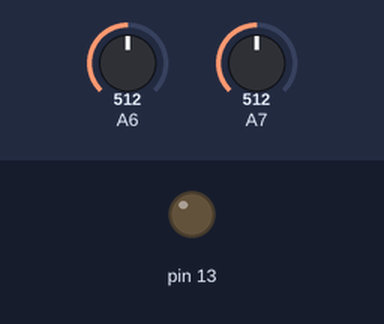
Simulated run of this sketch. Board: Arduino Mega 2560, built with avr-gcc and run on an emulated ATmega2560. Parts: output pins drawn as LEDs (lit = HIGH). The test bench sets the inputs (shaded band); at power-on: A6 = 512, A7 = 512. Pins used as bus, display or sensor lines are not drawn; what the sketch prints to the serial monitor is not drawn.

Above: at 0.4 s.
Timing chart, 0 to 1.9 s (numbered marks = the images above):
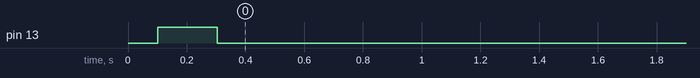

Measured:
- by itself, pin 13: LOW → HIGH at 0.10 s, → LOW 0.20 s later

The sketch:

sonic_analog.ino
```cpp
long pulse, inches, cm, pulse2, inches2, cm2;
long total = 0;
long bround[15] = {0};
int k = 0;
long total2 = 0;
long bround2[15] = {0};
int k2 = 0;
int timer = 0;
int state = 1;
int times = 0;
float low = 900;
float low2 = 900;
float speeds = 0;
int dir = 0;

void setup()

{

  Serial.begin(9600);
  pinMode(23, INPUT);
  pinMode(22, INPUT);
  pinMode(21, OUTPUT);
  pinMode(13, OUTPUT);

}


void loop()
{
  total = 0;
  total2 = 0;
  digitalWrite(21, HIGH);
  pulse = analogRead(23)*.52;
  pulse2 = analogRead(22)*.52-4;
  digitalWrite(21, LOW);

  if(k<15) {
    bround[k] = pulse;
    k = k + 1;
  } else {
    k = 0;
    bround[k] = pulse;
    k = k +1;
  };

   if(k2<15) {
    bround2[k2] = pulse2;
    k2 = k2 + 1;
  } else {
    k2 = 0;
    bround2[k2] = pulse2;
    k2 = k2 +1;
  };

  for(int i=0;i<15;i++) {
    total = total + bround[i];
  };
  total = total / 15;

  for(int i=0;i<15;i++) {
    total2 = total2 + bround2[i];
  };
  total2 = total2 / 15;

  if(state==0){
    state = 1;
    timer = 0;
    low = 900;
    low2 = 900;
    dir = 0;
  } else if(state==1){
    if(total<120){
      state = 2;
      dir = 1;
    } else if(total2<120) {
       state = 2;
       dir = 2;
    };
  } else if(state==2){
    timer = 1;
    //direction
    digitalWrite(13, HIGH);
    state = 3;
  } else if(state==3){
    timer +=1;
    if(pulse<low) {
      low = total;
    };
    if(pulse2<low2) {
      low2 = total;
    };
    if(total<120&&dir ==2){
      state = 4;
    } else if(total2<120&&dir ==1) {
      state = 4;
    };
  } else if(state==4){
    digitalWrite(13, LOW);
    times = timer;
    speeds = (low+low2)/2;
    speeds = sqrt(sq(speeds)*2);
    speeds = speeds/(times/5);
    state = 5;
  } else if(state==5){
    if(total>120&&total2>120){
      state = 0;
    };
  };

  //Serial.print(pulse);
  //Serial.print(",");
  //Serial.print(pulse2);
  //Serial.print(",");if
  Serial.print(total);
  Serial.print(",");
  Serial.print(total2);
  Serial.print(",");
  Serial.print(timer);
  Serial.print(",");
  Serial.println(speeds);


  delay(100);
}
```
